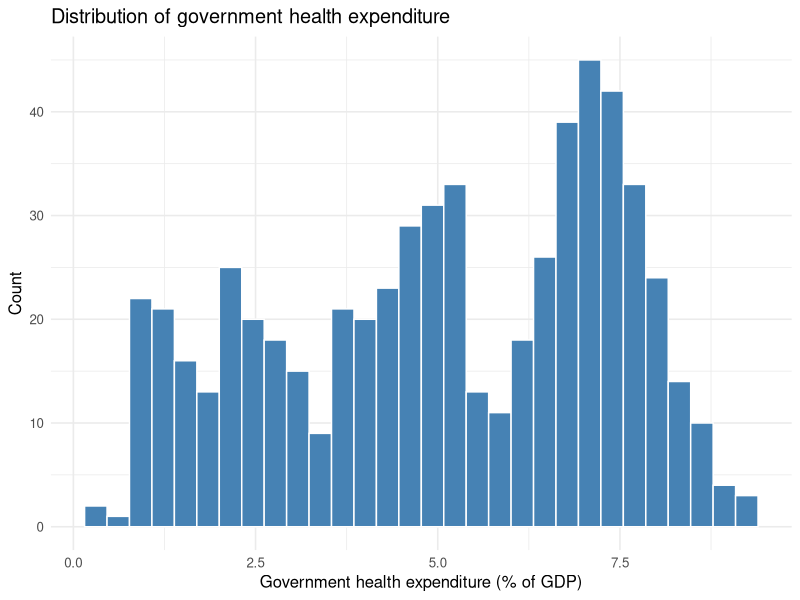
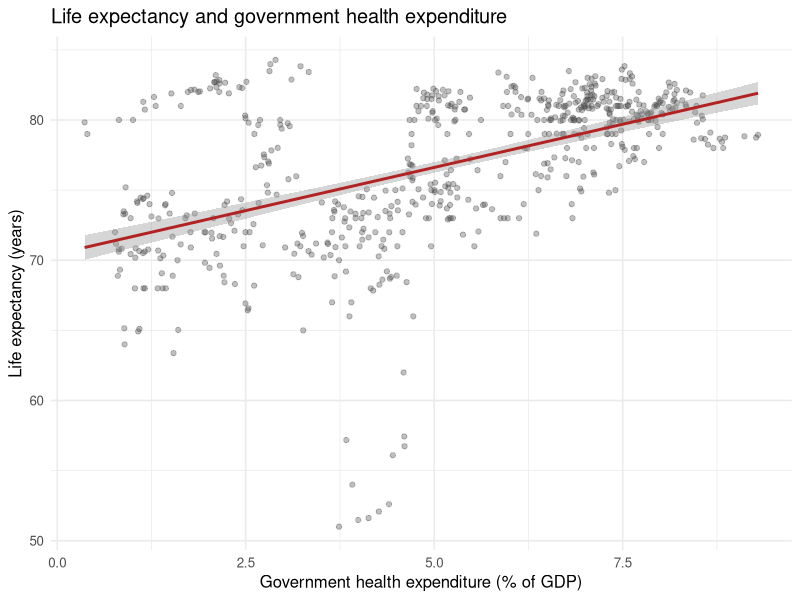
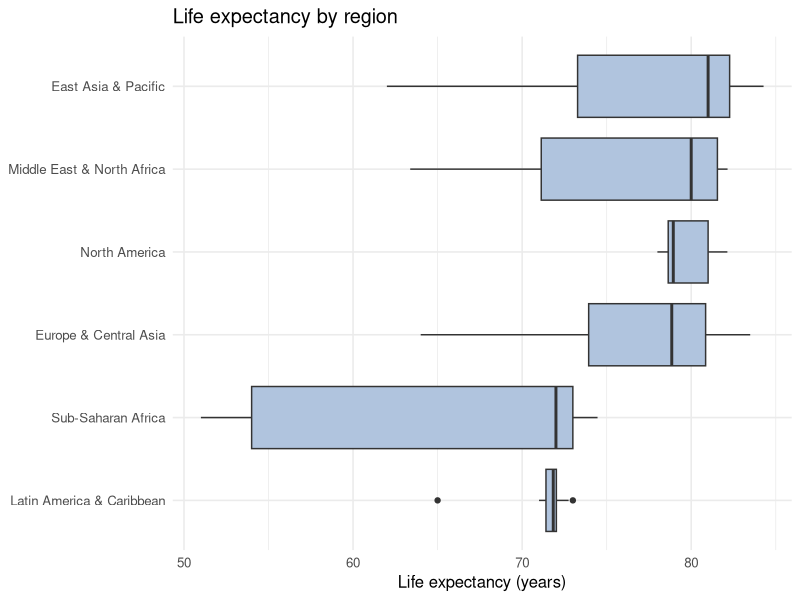
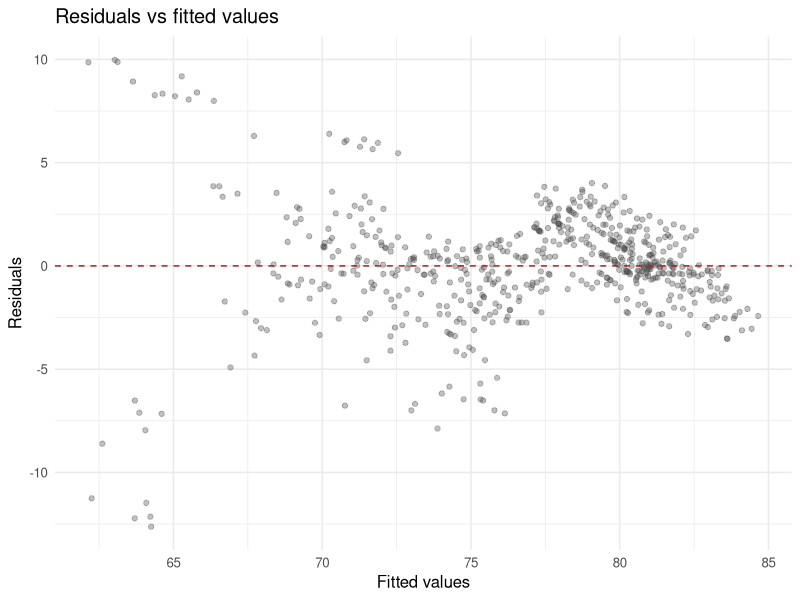

Source code (R) for these figures, in order:
# ============================================================
# INF2167 Final Project
# Script 06: Regression Analysis
# Input : data/analysis/final_analysis.csv
# Output: output/tables/table1_summary_stats.csv
#         output/tables/table2_regression_coefficients.csv
#         output/figures/fig1_expenditure_distribution.png
#         output/figures/fig2_scatter_fitted.png
#         output/figures/fig3_region_boxplot.png
#         output/figures/fig4_diagnostics.png
#         output/results_summary.txt
#
# Run from the repository root (open INF2167.Rproj first):
#   source("scripts/06_analysis.R")
# ============================================================

library(tidyverse)
library(here)
library(broom)

dir.create(here("output", "figures"), recursive = TRUE, showWarnings = FALSE)
dir.create(here("output", "tables"),  recursive = TRUE, showWarnings = FALSE)

theme_set(theme_minimal(base_size = 12))


# ---- 1. Load the final analysis dataset --------------------------------

analysis_data <- read_csv(
  here("data", "analysis", "final_analysis.csv"),
  show_col_types = FALSE
)

model_data <- analysis_data |>
  mutate(
    year_c = year - 2007,                                  # intercept at 2007
    region = fct_relevel(factor(region), "Europe & Central Asia")
  )

message("Observations: ", nrow(model_data),
        " | Countries: ", n_distinct(model_data$country_code))


# ---- 2. Table 1: Summary statistics ------------------------------------

table1 <- model_data |>
  select(life_expectancy, health_expenditure_gdp,
         gdp_per_capita, log_gdp_per_capita) |>
  pivot_longer(everything(), names_to = "variable", values_to = "value") |>
  group_by(variable) |>
  summarise(
    n      = n(),
    mean   = mean(value),
    sd     = sd(value),
    min    = min(value),
    median = median(value),
    max    = max(value),
    .groups = "drop"
  ) |>
  mutate(across(where(is.numeric), \(x) round(x, 2)))

write_csv(table1, here("output", "tables", "table1_summary_stats.csv"))
print(table1)


# ---- 3. Figure 1: Distribution of health expenditure -------------------

fig1 <- ggplot(model_data, aes(x = health_expenditure_gdp)) +
  geom_histogram(bins = 30, fill = "steelblue", colour = "white") +
  labs(
    title = "Distribution of government health expenditure",
    x = "Government health expenditure (% of GDP)",
    y = "Count"
  )

ggsave(here("output", "figures", "fig1_expenditure_distribution.png"),
       fig1, width = 7, height = 4.5, dpi = 300)


# ---- 4. Figure 2: Scatterplot with fitted line -------------------------

fig2 <- ggplot(model_data,
               aes(x = health_expenditure_gdp, y = life_expectancy)) +
  geom_point(alpha = 0.35, colour = "grey30") +
  geom_smooth(method = "lm", formula = y ~ x, colour = "firebrick") +
  labs(
    title = "Life expectancy and government health expenditure",
    x = "Government health expenditure (% of GDP)",
    y = "Life expectancy (years)"
  )

ggsave(here("output", "figures", "fig2_scatter_fitted.png"),
       fig2, width = 7, height = 4.5, dpi = 300)


# ---- 5. Figure 3: Regional comparison ----------------------------------

fig3 <- ggplot(model_data,
               aes(x = fct_reorder(region, life_expectancy, .fun = median),
                   y = life_expectancy)) +
  geom_boxplot(fill = "lightsteelblue") +
  coord_flip() +
  labs(
    title = "Life expectancy by region",
    x = NULL,
    y = "Life expectancy (years)"
  )

ggsave(here("output", "figures", "fig3_region_boxplot.png"),
       fig3, width = 7, height = 4.5, dpi = 300)


# ---- 6. Regression models ----------------------------------------------

# Model 1: simple linear regression
model1 <- lm(life_expectancy ~ health_expenditure_gdp, data = model_data)

# Model 2: multiple linear regression
model2 <- lm(life_expectancy ~ health_expenditure_gdp + log_gdp_per_capita +
               region + year_c, data = model_data)

summary(model1)
summary(model2)

# Which control changes the coefficient? Add each one separately.
model_year   <- lm(life_expectancy ~ health_expenditure_gdp + year_c,
                   data = model_data)
model_region <- lm(life_expectancy ~ health_expenditure_gdp + region,
                   data = model_data)
model_gdp    <- lm(life_expectancy ~ health_expenditure_gdp + log_gdp_per_capita,
                   data = model_data)

# Does adding the controls improve the model?
model_comparison <- anova(model1, model2)
print(model_comparison)


# ---- 7. Table 2: Regression coefficients -------------------------------

table2 <- bind_rows(
  tidy(model1, conf.int = TRUE) |> mutate(model = "Model 1"),
  tidy(model2, conf.int = TRUE) |> mutate(model = "Model 2")
) |>
  transmute(
    model,
    term,
    estimate  = round(estimate, 3),
    std_error = round(std.error, 3),
    statistic = round(statistic, 2),
    p_value   = signif(p.value, 3),
    conf_low  = round(conf.low, 3),
    conf_high = round(conf.high, 3)
  )

write_csv(table2, here("output", "tables", "table2_regression_coefficients.csv"))
print(table2, n = Inf)


# ---- 8. Figure 4: Model 2 diagnostics ----------------------------------

diagnostics <- augment(model2)

fig4a <- ggplot(diagnostics, aes(x = .fitted, y = .resid)) +
  geom_point(alpha = 0.35, colour = "grey30") +
  geom_hline(yintercept = 0, linetype = "dashed", colour = "firebrick") +
  labs(title = "Residuals vs fitted values",
       x = "Fitted values", y = "Residuals")

ggsave(here("output", "figures", "fig4_diagnostics.png"),
       fig4a, width = 7, height = 4.5, dpi = 300)

# Multicollinearity check: correlation between the two continuous predictors
predictor_correlation <- cor(model_data$health_expenditure_gdp,
                             model_data$log_gdp_per_capita)

# Influential observations: Cook's distance above the 4/n rule of thumb
influential <- diagnostics |>
  mutate(row_id = row_number()) |>
  filter(.cooksd > 4 / nrow(model_data)) |>
  arrange(desc(.cooksd))

influential_labelled <- model_data |>
  mutate(row_id = row_number()) |>
  select(row_id, country, year, health_expenditure_gdp, life_expectancy) |>
  inner_join(influential |> select(row_id, .cooksd), by = "row_id") |>
  arrange(desc(.cooksd))

print(head(influential_labelled, 10))

# Sensitivity: refit Model 2 without the influential observations
model2_sensitivity <- lm(
  life_expectancy ~ health_expenditure_gdp + log_gdp_per_capita +
    region + year_c,
  data = model_data |> mutate(row_id = row_number()) |>
    filter(!row_id %in% influential_labelled$row_id)
)


# ---- 9. Results summary ------------------------------------------------

sink(here("output", "results_summary.txt"))

cat("INF2167 Final Project: Regression Results\n")
cat("Observations:", nrow(model_data),
    "| Countries:", n_distinct(model_data$country_code), "\n\n")

cat("SUMMARY STATISTICS\n")
print(as.data.frame(table1))

cat("\n\nMODEL 1: life_expectancy ~ health_expenditure_gdp\n")
print(summary(model1))

cat("\n\nMODEL 2: + log_gdp_per_capita + region + year_c\n")
print(summary(model2))

cat("\n\nMODEL COMPARISON\n")
print(model_comparison)

cat("\n\nEFFECT OF EACH CONTROL ON THE HEALTH EXPENDITURE COEFFICIENT\n")
cat("  Model 1 (no controls)  :",
    round(coef(model1)[["health_expenditure_gdp"]], 4), "\n")
cat("  + year only            :",
    round(coef(model_year)[["health_expenditure_gdp"]], 4), "\n")
cat("  + region only          :",
    round(coef(model_region)[["health_expenditure_gdp"]], 4), "\n")
cat("  + log GDP only         :",
    round(coef(model_gdp)[["health_expenditure_gdp"]], 4), "\n")
cat("  Model 2 (all controls) :",
    round(coef(model2)[["health_expenditure_gdp"]], 4), "\n")

cat("\nCorrelation(health expenditure, log GDP per capita):",
    round(predictor_correlation, 3), "\n")

cat("\nInfluential observations above 4/n:", nrow(influential_labelled), "\n")
print(as.data.frame(head(influential_labelled, 5)))
cat("\nModel 2 coefficient excluding them:",
    round(coef(model2_sensitivity)[["health_expenditure_gdp"]], 4), "\n")

sink()

message("Done. See output/results_summary.txt")
